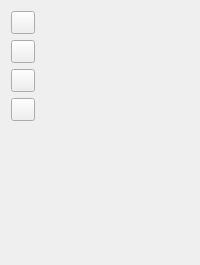
<?xml version="1.0" encoding="UTF-8"?>
<ui version="4.0">
 <class>Dock_position</class>
 <widget class="QWidget" name="Dock_position">
  <property name="sizePolicy">
   <sizepolicy hsizetype="Fixed" vsizetype="Preferred">
    <horstretch>0</horstretch>
    <verstretch>0</verstretch>
   </sizepolicy>
  </property>
  <layout class="QVBoxLayout" name="buttons_layout">
   <item>
    <widget class="QToolButton" name="btn_left">
     <property name="icon">
      <iconset resource="../../../../pictures/arrow.qrc">
       <normaloff>:/arrow/arrow-left.png</normaloff>:/arrow/arrow-left.png</iconset>
     </property>
    </widget>
   </item>
   <item>
    <widget class="QToolButton" name="btn_right">
     <property name="icon">
      <iconset resource="../../../../pictures/arrow.qrc">
       <normaloff>:/arrow/arrow-right.png</normaloff>:/arrow/arrow-right.png</iconset>
     </property>
    </widget>
   </item>
   <item>
    <widget class="QToolButton" name="btn_up">
     <property name="icon">
      <iconset resource="../../../../pictures/arrow.qrc">
       <normaloff>:/arrow/arrow-up.png</normaloff>:/arrow/arrow-up.png</iconset>
     </property>
    </widget>
   </item>
   <item>
    <widget class="QToolButton" name="btn_down">
     <property name="icon">
      <iconset resource="../../../../pictures/arrow.qrc">
       <normaloff>:/arrow/arrow-down.png</normaloff>:/arrow/arrow-down.png</iconset>
     </property>
    </widget>
   </item>
   <item>
    <spacer name="verticalSpacer">
     <property name="orientation">
      <enum>Qt::Vertical</enum>
     </property>
     <property name="sizeHint" stdset="0">
      <size>
       <width>20</width>
       <height>133</height>
      </size>
     </property>
    </spacer>
   </item>
  </layout>
 </widget>
 <resources>
  <include location="../../../../pictures/arrow.qrc"/>
 </resources>
 <connections/>
</ui>
